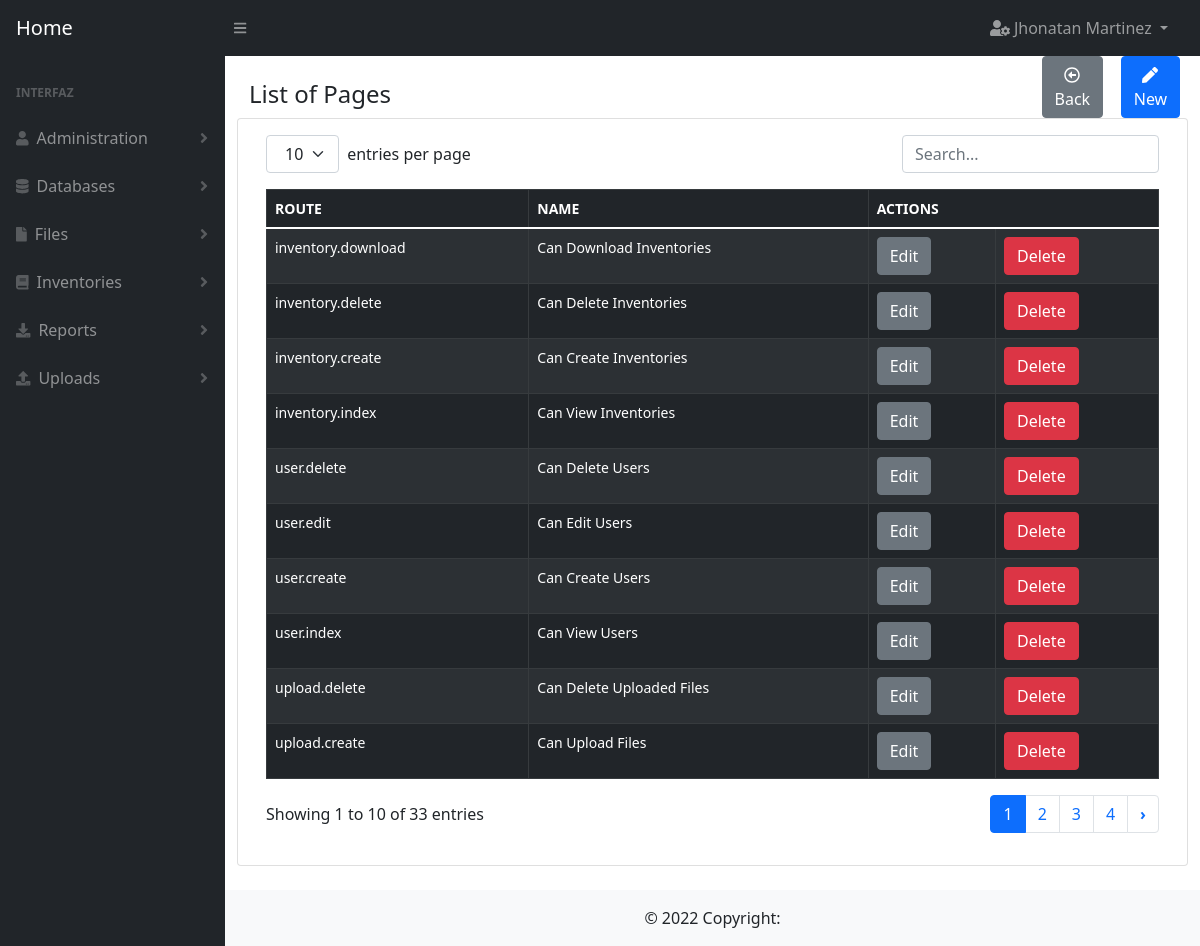
/page (signed in), run on the app's committed database.
### user/models.py (models this page shows)
class User(db.Model):
    __tablename__ = 'users'
    id = db.Column(db.Integer, primary_key=True)
    full_name = db.Column(db.String(100))
    email = db.Column(db.String(100), unique=True)
    password = db.Column(db.String(100))
    is_admin = db.Column(db.Boolean)
    role_id = db.Column(db.Integer, db.ForeignKey('roles.id'), nullable=True)
    created_at = db.Column(db.DateTime, default=datetime.datetime.now)

### page/models.py (models this page shows)
class Page(db.Model):
    __tablename__ = 'pages'
    id = db.Column(db.Integer, primary_key=True)
    route = db.Column(db.String(100), unique=True)
    name = db.Column(db.String(500))
    created_at = db.Column(db.DateTime, default=datetime.datetime.now)
    permissions = db.relationship('Permission', cascade='all, delete', backref='page')

### page/routes.py (the view)
@page.route(routes["index"])
@decorator(page=pages["index"])
def index():
    try:
        data = organize_data(data_model=models.Page.query.order_by(models.Page.id.desc()).all(),
                             show_columns=['id', 'route', 'name'])
        return render_template(templates["index"],
                               object_list=data)
    except Exception as exc:
        return show_error(pages["index"] + ': ' + str(exc))

### utils/auth.py (called while the page is built)
def has_permission(page):
    can_enter = False
    try:
        user = User.query.get(session['user_id'])
        if user.is_admin:
            can_enter = True
        else:
            page_id = Page.query.filter(Page.route == page).first().id
            permissions = Permission.query.filter_by(role_id=user.role_id, page_id=page_id).first()
            if permissions is not None:
                can_enter = True
    except Exception as exc:
        error_message = 'permission.queries.has_permission: ' + str(exc)
        print(error_message)
    finally:
        return can_enter

def decorator(page, url='index'):
    def _permissions(function):
        @wraps(function)
        def new_function(*args, **kwargs):
            if not has_permission(page=page):
                return show_message(id=1,
                                    url=url)
            return function(*args, **kwargs)
        return new_function
    return _permissions

### utils/main_functions.py (called while the page is built)
def organize_data(data_model, show_columns):
    object_list = []
    try:
        for row in data_model:
            dictionary = dict((column, getattr(row, column)) for column in row.__table__.columns.keys())
            delete_columns = []
            for key in dictionary.keys():
                if key not in show_columns:
                    delete_columns.append(key)
            for column in delete_columns:
                dictionary.pop(column)
            object_list.append(dictionary)
    except Exception as exc:
        error_message = __this + inspect.stack()[0][3] + ': ' + str(exc)
        print(error_message)
    finally:
        return object_list

### templates/page/index.html
{% extends 'base/index_forms.html' %}
{% block title%}
List of Pages
{% endblock%}
{% block button_new%}
    onclick="window.location.href='{{ url_for('page.create') }}'"
{% endblock%}
{% block table_header_actions %}
<th colspan="2">ACTIONS</th>
{% endblock %}
{% block table_rows %}
    {% for row in object_list %}
        <tr>
            {% for key, value in row.items() %}
                {% if key != 'id'%}
                    <td>
                        {{value}}
                    </td>
                {% endif %}
            {% endfor %}
            <td><a href="{{ url_for('page.edit', id=row.id) }}" type="button" class="btn btn-secondary">Edit</a></td>
            <td><a href="{{ url_for('page.delete', id=row.id) }}" type="button" class="btn btn-danger">Delete</a></td>
        </tr>
    {% endfor %}
{% endblock %}

### templates/base/base.html (shortened to what this page needs)
<!DOCTYPE html>
<html lang="es">
<head>
    <link rel='stylesheet' href= "{{url_for('static', filename='css/styles.css')}}"/>
    <link rel='stylesheet' href= "{{url_for('static', filename='css/bootstrap.min.css')}}">
</head>
<body >
    <nav class="sb-topnav navbar navbar-expand navbar-dark bg-dark">
        <a class="navbar-brand ps-3" href="{{ url_for('index') }}">Home</a>
        <button class="btn btn-link btn-sm order-1 order-lg-0 me-4 me-lg-0" id="sidebarToggle" href="#"><i class="fas fa-bars"></i></button>
        <ul class="navbar-nav ms-auto ms-md-0 me-3 me-lg-4">
            <li class="nav-item dropdown">
                <a class="nav-link dropdown-toggle" id="navbarDropdown" href="#" role="button" data-bs-toggle="dropdown" aria-expanded="false">
                    <i class="fas fa-user-cog"></i> {{session['user']}}
                </a>
            </li>
        </ul>
    </nav>
    <div id="layoutSidenav">
        <div id="layoutSidenav_nav">
            <nav class="sb-sidenav accordion sb-sidenav-dark" id="sidenavAccordion">
                <div class="sb-sidenav-menu">
                    <div class="nav">
                        <div class="sb-sidenav-menu-heading">Interfaz</div>
                         <a class="nav-link collapsed" href="#" data-bs-toggle="collapse" data-bs-target="#collapseUsers" aria-expanded="false" aria-controls="collapseLayouts">
                            <div class="sb-nav-link-icon"><i class="fa fa-user"></i></div>
                            Administration
                            <div class="sb-sidenav-collapse-arrow"><i class="fas fa-angle-down"></i></div>
                        </a>
                        <a class="nav-link collapsed" href="#" data-bs-toggle="collapse" data-bs-target="#collapseDataBases" aria-expanded="false" aria-controls="collapseLayouts">
                            <div class="sb-nav-link-icon"><i class="fa fa-database"></i></div>
                            Databases
                            <div class="sb-sidenav-collapse-arrow"><i class="fas fa-angle-down"></i></div>
                        </a>
                         <a class="nav-link collapsed" href="#" data-bs-toggle="collapse" data-bs-target="#collapseFiles" aria-expanded="false" aria-controls="collapseLayouts">
                            <div class="sb-nav-link-icon"><i class="fa fa-file"></i></div>
                            Files
                            <div class="sb-sidenav-collapse-arrow"><i class="fas fa-angle-down"></i></div>
                        </a>
                        <a class="nav-link collapsed" href="#" data-bs-toggle="collapse" data-bs-target="#collapseInventories" aria-expanded="false" aria-controls="collapseLayouts">
                            <div class="sb-nav-link-icon"><i class="fas fa-book"></i></div>
                            Inventories
                            <div class="sb-sidenav-collapse-arrow"><i class="fas fa-angle-down"></i></div>
                        </a>
                        <a class="nav-link collapsed" href="#" data-bs-toggle="collapse" data-bs-target="#collapseReports" aria-expanded="false" aria-controls="collapseLayouts">
                            <div class="sb-nav-link-icon"><i class="fas fa-download"></i></div>
                            Reports
                            <div class="sb-sidenav-collapse-arrow"><i class="fas fa-angle-down"></i></div>
                        </a>
                        <a class="nav-link collapsed" href="#" data-bs-toggle="collapse" data-bs-target="#collapseUploads" aria-expanded="false" aria-controls="collapseLayouts">
                            <div class="sb-nav-link-icon"><i class="fas fa-upload"></i></div>
                            Uploads
                            <div class="sb-sidenav-collapse-arrow"><i class="fas fa-angle-down"></i></div>
                        </a>
                    </div>
                </div>
            </nav>
        </div>
        <div id="layoutSidenav_content">
            <main>
                <div class="container-fluid px-4">
                    <div class="row">
                        <div class="col-10">
                            <h4 class="mt-4">
                                {% block title %}{% endblock %}
                            </h4>
                        </div>
                        <div class="col-1">
                        {% block button1 %}
                        {% endblock %}
                        </div>
                        <div class="col-1">
                        {% block button2 %}
                        {% endblock %}
                        </div>
                    </div>
                    <div class="row">
                        <div class="card mb-4">
                            <div class="card-body">
                            {% block content %}{% endblock %}
                            </div>
                        </div>
                    </div>
                </div>
            </main>
            <footer class="bg-light text-center text-lg-start">
                <div class="text-center p-3" style="background-color: rgba(0, 0, 0, 0);">
                  © 2022 Copyright:
                </div>
            </footer>
        </div>
    </div>
</body>
</html>

### data on the page
User: user "Jhonatan Martinez"
Page: route "inventory.download", name "Can Download Inventories"
Page: route "inventory.delete", name "Can Delete Inventories"
Page: route "inventory.create", name "Can Create Inventories"
Page: route "inventory.index", name "Can View Inventories"
Page: route "user.delete", name "Can Delete Users"
Page: route "user.edit", name "Can Edit Users"
Page: route "user.create", name "Can Create Users"
Page: route "user.index", name "Can View Users"
Page: route "upload.delete", name "Can Delete Uploaded Files"
Page: route "upload.create", name "Can Upload Files"

### other printed values
{{ key.upper() }} "ROUTE" "NAME"
